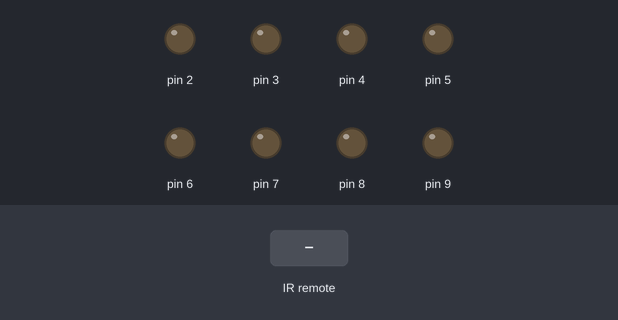
A sketch run on a simulated Arduino Uno, built with avr-gcc and run on an emulated ATmega328P. Parts: output pins drawn as LEDs (lit = HIGH). The inputs (shaded band) are chosen by the test bench.

Above: at 1.2 s.
1.3 s: infrared code 0xFF18E7 received
At 2.4 s:
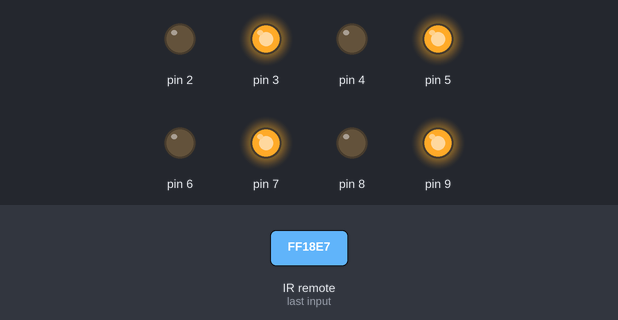
2.8 s: infrared code 0xFF4AB5 received
At 3.5 s:
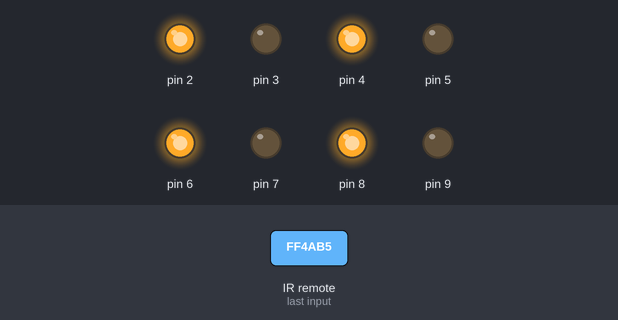
4.3 s: infrared code 0xFF10EF received
At 4.7 s:
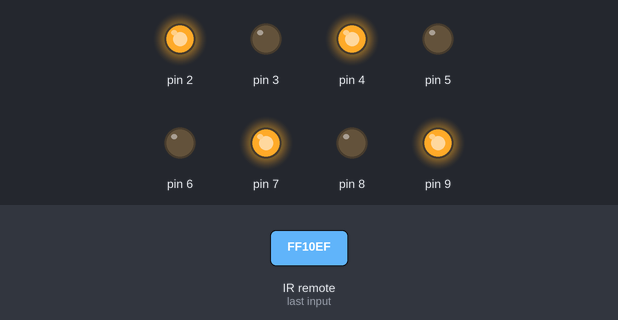
5.8 s: infrared code 0xFF5AA5 received
At 7.0 s:
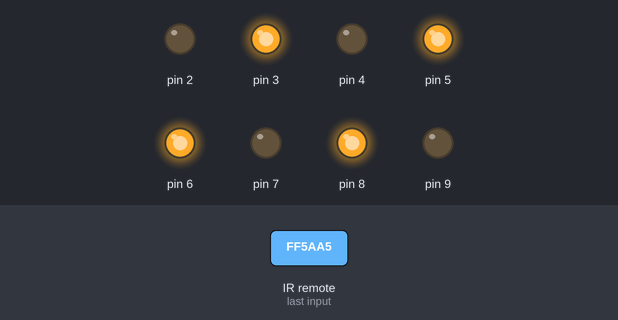
7.3 s: infrared code 0xFF38C7 received
At 8.2 s:
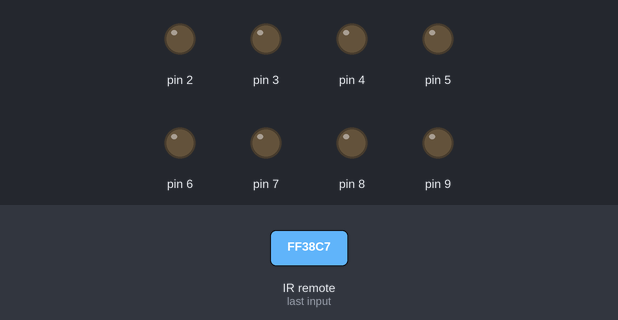
Timing chart, 0 to 9.8 s (numbered marks = the images above; inputs shaded):
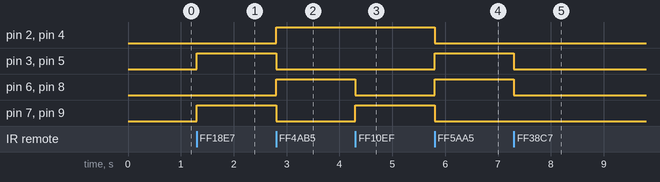

The sketch:

IR_car.ino
```cpp
 /***************************************************************************
 * @简介:  红外接收头接收红外信号，控制LED灯开和灭
 * @接线:  LED灯（D13）、红外接收（-接GND，中间-5V，S-接D11）
 * @材料:  红外接收头、红外遥控器、LED灯、Arduino开发板、杜邦线
 * @其他:  引入IRremote库
 * @作者:  奈斯编程
 ***************************************************************************/
#include <IRremote.h>

#define RECV_PIN (11)                       //红外接收头IO
#define LED_PIN (13)                        //LED IO

IRrecv irrecv(RECV_PIN);
decode_results results;

void setup() {
  Serial.begin(9600);                       //串口波特率
  irrecv.enableIRIn();                      //初始化红外遥控

  pinMode(2, OUTPUT);                 //LED 外设初始化
  pinMode(3, OUTPUT);                 //LED 外设初始化
  pinMode(4, OUTPUT);                 //LED 外设初始化
  pinMode(5, OUTPUT);                 //LED 外设初始化

  pinMode(6, OUTPUT);                 //LED 外设初始化
  pinMode(7, OUTPUT);                 //LED 外设初始化
  pinMode(8, OUTPUT);                 //LED 外设初始化
  pinMode(9, OUTPUT);                 //LED 外设初始化
}

void loop() {
  if (irrecv.decode(&results)) {
    if(results.value==16718055)             //前
    {
      digitalWrite(2, LOW);
      digitalWrite(3, HIGH);
      digitalWrite(4, LOW);
      digitalWrite(5, HIGH);

      digitalWrite(6, LOW);
      digitalWrite(7, HIGH);
      digitalWrite(8, LOW);
      digitalWrite(9, HIGH);
    }
    else if(results.value==16730805)        //后
    {
      digitalWrite(2, HIGH);
      digitalWrite(3, LOW);
      digitalWrite(4, HIGH);
      digitalWrite(5, LOW);

      digitalWrite(6, HIGH);
      digitalWrite(7, LOW);
      digitalWrite(8, HIGH);
      digitalWrite(9, LOW);
    }
    else if(results.value==16716015)        //左
    {
      digitalWrite(2, HIGH);
      digitalWrite(3, LOW);    //左前

      digitalWrite(4, HIGH);
      digitalWrite(5, LOW);  //左后

      digitalWrite(6, LOW);
      digitalWrite(7, HIGH);  //右后
      digitalWrite(8, LOW);
      digitalWrite(9, HIGH);  //右前
    }
    else if(results.value==16734885)        //右
    {
      digitalWrite(2, LOW);
      digitalWrite(3, HIGH);
      digitalWrite(4, LOW);
      digitalWrite(5, HIGH);

      digitalWrite(6, HIGH);
      digitalWrite(7, LOW);
      digitalWrite(8, HIGH);
      digitalWrite(9, LOW);
    }
    else if(results.value==16726215) {
      digitalWrite(2, LOW);
      digitalWrite(3, LOW);
      digitalWrite(4, LOW);
      digitalWrite(5, LOW);

      digitalWrite(6, LOW);
      digitalWrite(7, LOW);
      digitalWrite(8, LOW);
      digitalWrite(9, LOW);
    }
    irrecv.resume();                        // 接收下一个值
  }
}
```

Measured:
- after the input at 1.3 s, pin 3, pin 5, pin 7, pin 9: LOW → HIGH at once
- after the input at 2.8 s, pin 2, pin 4, pin 6, pin 8: LOW → HIGH at once; pin 3, pin 5, pin 7, pin 9: HIGH → LOW at once
- after the input at 4.3 s, pin 6, pin 8: HIGH → LOW at once; pin 7, pin 9: LOW → HIGH at once
- after the input at 5.8 s, pin 2, pin 4, pin 7, pin 9: HIGH → LOW at once; pin 3, pin 5, pin 6, pin 8: LOW → HIGH at once
- after the input at 7.3 s, pin 3, pin 5, pin 6, pin 8: HIGH → LOW at once
